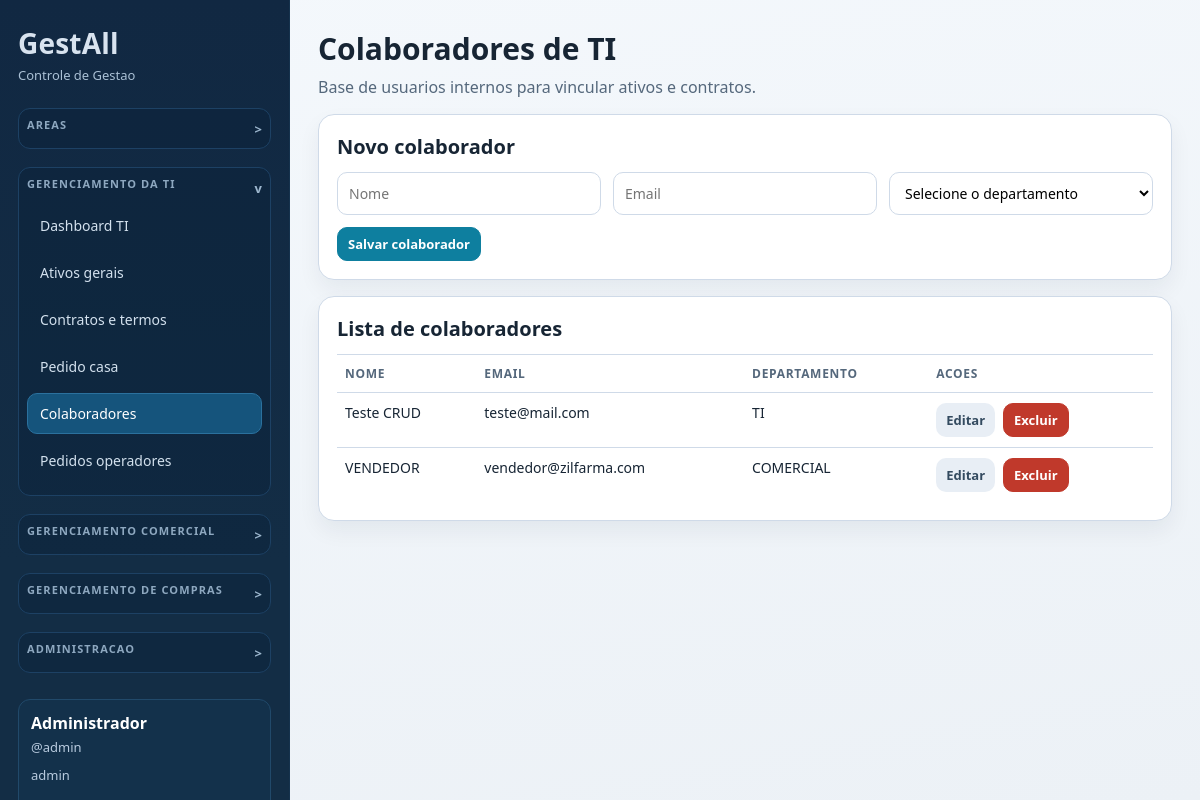
Screenshot of /index.php?r=ti.staff (signed in) with the database file from the repository.
### tables this page shows
CREATE TABLE staff (
                id INTEGER PRIMARY KEY AUTOINCREMENT,
                name TEXT NOT NULL,
                email TEXT,
                department TEXT,
                created_at TEXT NOT NULL DEFAULT CURRENT_TIMESTAMP
            );

### app/Core/View.php (called while the page is built, shortened)
<?php
final class View
{
    public static function render(string $view, array $data = []): void
    {
        extract($data, EXTR_SKIP);
        $viewFile = __DIR__ . '/../Views/' . $view . '.php';
        require __DIR__ . '/../Views/partials/header.php';
        require $viewFile;
        require __DIR__ . '/../Views/partials/footer.php';
    }
}

### app/Controllers/StaffController.php (called while the page is built, shortened)
<?php
final class StaffController
{
    public function index(): void
    {
        $staffScope = AccessControl::staffScope(Auth::user());
        $departmentScope = $staffScope !== null && $staffScope > 0 ? null : AccessControl::departmentScope(Auth::user());
        $scopedStaffId = $staffScope !== null && $staffScope > 0 ? $staffScope : null;
        $editId = (int) ($_GET['edit'] ?? 0);
        $editingStaff = $editId > 0 ? $this->staff->findById($editId, $departmentScope, $scopedStaffId) : null;
        View::render('staff/index', [
            'title' => 'Colaboradores TI',
            'currentRoute' => 'ti.staff',
            'staff' => $this->staff->all($departmentScope, $scopedStaffId),
            'departments' => $this->lookups->departments(),
            'departmentScope' => $departmentScope,
            'success' => $_GET['ok'] ?? null,
            'error' => $_GET['error'] ?? null,
            'editingStaff' => $editingStaff,
        ]);
    }
}

### app/Core/Auth.php (called while the page is built, shortened)
<?php
final class Auth
{
    public static function user(): ?array
    {
        return $_SESSION['user'] ?? null;
    }
}

### app/Core/AccessControl.php (called while the page is built, shortened)
<?php
final class AccessControl
{
    public static function isFullAccess(?array $user): bool
    {
        $role = self::normalizeRole($user['role'] ?? null);
        return in_array($role, ['admin', 'ti'], true);
    }
    public static function normalizeRole(mixed $role): string
    {
        $value = strtolower(trim((string) $role));
        return $value;
    }
    public static function departmentScope(?array $user): ?string
    {
        if (self::isFullAccess($user)) {
            return null;
        }
        $department = trim((string) ($user['department_name'] ?? ''));
        return $department !== '' ? $department : '__none__';
    }
    public static function staffScope(?array $user): ?int
    {
        if (self::isFullAccess($user)) {
            return null;
        }
        $staffId = (int) ($user['staff_id'] ?? 0);
        return $staffId > 0 ? $staffId : -1;
    }
}

### app/Repositories/StaffRepository.php (called while the page is built, shortened)
<?php
final class StaffRepository
{
    public function all(?string $department = null, ?int $staffId = null): array
    {
        if ($department === null) {
            return $this->pdo->query('SELECT * FROM staff ORDER BY name ASC')->fetchAll();
        }
        $stmt = $this->pdo->prepare('SELECT * FROM staff WHERE department = :department ORDER BY name ASC');
        $stmt->execute([':department' => $department]);
        return $stmt->fetchAll();
    }
}

### app/Views/staff/index.php (the view, shortened to what this page needs)
<section class="page-head">
    <h1>Colaboradores de TI</h1>
    <p>Base de usuarios internos para vincular ativos e contratos.</p>
</section>
<section class="card split">
    <div>
        <h2><?= $editingStaff ? 'Editar colaborador' : 'Novo colaborador' ?></h2>
        <form method="post" action="index.php?r=<?= $editingStaff ? 'ti.staff.update' : 'ti.staff.store' ?>" class="form-grid two">
            <input type="text" name="name" placeholder="Nome" value="<?= htmlspecialchars((string) ($editingStaff['name'] ?? '')) ?>" required>
            <input type="email" name="email" placeholder="Email" value="<?= htmlspecialchars((string) ($editingStaff['email'] ?? '')) ?>">
            <?php if ($departmentScope === null): ?>
                <select name="department" required>
                    <option value="">Selecione o departamento</option>
                </select>
            <?php else: ?>
                <input type="text" name="department" value="<?= htmlspecialchars($departmentScope === '__none__' ? '' : $departmentScope) ?>" readonly>
            <?php endif; ?>
            <div class="actions-inline">
                <button type="submit"><?= $editingStaff ? 'Atualizar colaborador' : 'Salvar colaborador' ?></button>
            </div>
        </form>
    </div>
</section>
<section class="card">
    <h2>Lista de colaboradores</h2>
    <div class="table-wrap">
        <table>
            <thead>
                <tr>
                    <th>Nome</th>
                    <th>Email</th>
                    <th>Departamento</th>
                    <th>Acoes</th>
                </tr>
            </thead>
            <tbody>
                <?php foreach ($staff as $person): ?>
                    <tr>
                        <td><?= htmlspecialchars($person['name']) ?></td>
                        <td><?= htmlspecialchars((string) $person['email']) ?></td>
                        <td><?= htmlspecialchars((string) $person['department']) ?></td>
                        <td>
                            <div class="actions-inline">
                                <a class="btn btn-muted" href="index.php?r=ti.staff&edit=<?= (int) $person['id'] ?>">Editar</a>
                                <form method="post" action="index.php?r=ti.staff.delete" onsubmit="return confirm('Deseja excluir este colaborador?');">
                                    <button class="btn-danger" type="submit">Excluir</button>
                                </form>
                            </div>
                        </td>
                    </tr>
                <?php endforeach; ?>
            </tbody>
        </table>
    </div>
</section>

### assets/style.css (style rules this page uses)
:root { --bg: #edf3f9; --bg-alt: #f7fbff; --ink: #172534; --muted: #55687c; --line: #cfdae8; --card: #ffffff; --primary: #0e7f9f; --primary-dark: #0b5f78; --primary-soft: #e8f5fb; --danger: #c0392b; --ok: #1f8b4c; --warning: #ad6a00; --sidebar: #112842; --sidebar-soft: #1a3c5f; --info: #166ab8; }
* { box-sizing: border-box; }
body { margin: 0; color: var(--ink); background: linear-gradient(170deg, #f4f8fc 0%, #ecf1f6 100%); font-family: "Trebuchet MS", "Segoe UI", Tahoma, sans-serif; }
a { color: var(--primary-dark); }
.page-head h1 { margin: 0; font-size: 30px; }
.page-head p { margin: 7px 0 0; color: var(--muted); }
.card { border: 1px solid var(--line); background: var(--card); border-radius: 16px; padding: 18px; box-shadow: 0 10px 22px rgba(15, 34, 54, 0.06); margin-top: 16px; }
.card h2 { margin: 0 0 12px; font-size: 20px; }
.form-grid { display: grid; gap: 12px; }
.form-grid.two { grid-template-columns: repeat(auto-fit, minmax(230px, 1fr)); }
input, select, textarea, button { width: 100%; border-radius: 10px; border: 1px solid var(--line); padding: 10px 11px; font-size: 14px; font-family: inherit; background: #fff; }
button, .btn { background: var(--primary); border-color: var(--primary); color: #fff; text-decoration: none; cursor: pointer; display: inline-flex; align-items: center; justify-content: center; min-height: 40px; border-radius: 10px; padding: 0 14px; font-weight: 700; }
.table-wrap { overflow: auto; margin-top: 8px; }
table { width: 100%; border-collapse: collapse; min-width: 760px; }
th, td { border-top: 1px solid var(--line); text-align: left; padding: 10px 8px; vertical-align: top; font-size: 14px; }
th { font-size: 12px; letter-spacing: 0.7px; color: var(--muted); text-transform: uppercase; }
.actions-inline { display: flex; gap: 8px; align-items: center; flex-wrap: wrap; }
.actions-inline form { margin: 0; }
.actions-inline .btn, .actions-inline button { width: auto; min-height: 34px; padding: 6px 10px; font-size: 13px; }
.btn-muted { background: #e8eef5; border-color: #d1dde9; color: #334a5f; }
.btn-danger { background: var(--danger); border-color: var(--danger); color: #fff; }

### rows the page displays
staff: name "Teste CRUD", email "teste@mail.com", department "TI"
staff: name "VENDEDOR", email "vendedor@zilfarma.com", department "COMERCIAL"

### other values shown
$user['name'] "Administrador"
$user['username'] "admin"
$user['role'] "admin"
